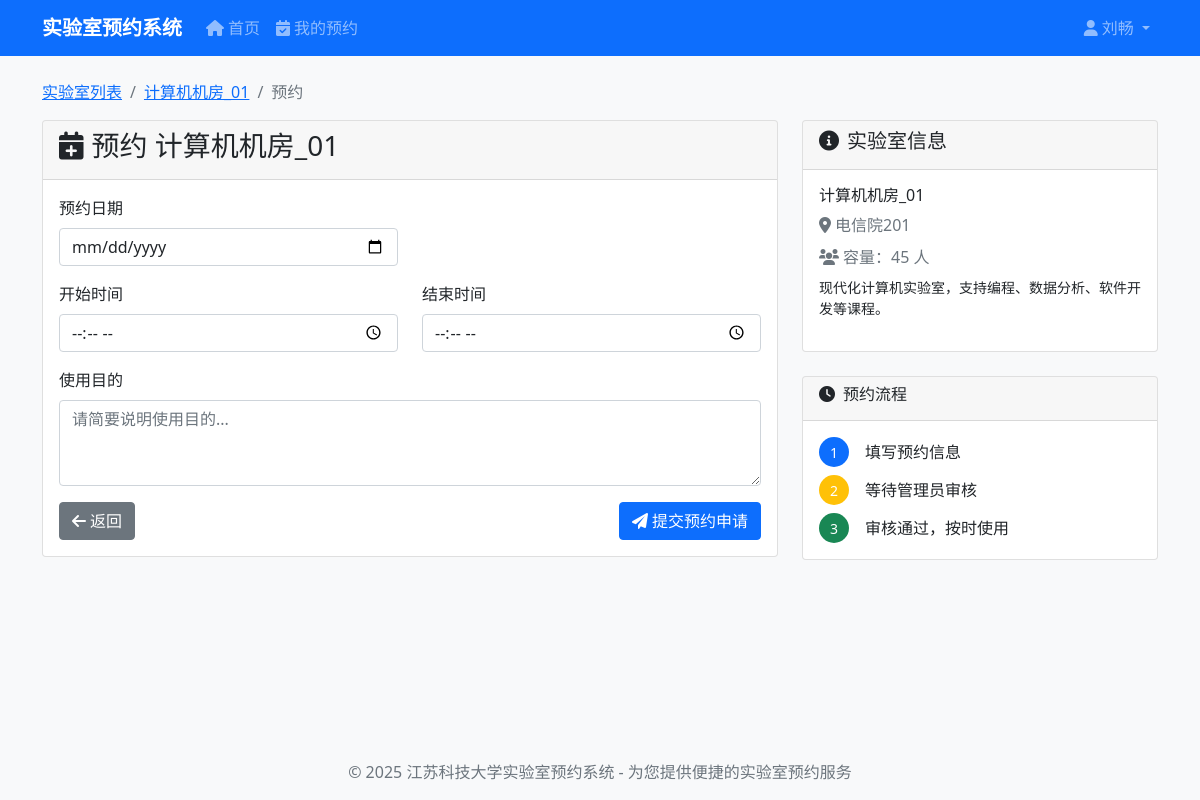
/reserve/3/ (signed in), run on the app's committed database.
### reservations/models.py (models this page shows, shortened)
class Laboratory(models.Model):
    CATEGORY_CHOICES = [
        ('physics', '物理'),
        ('chemistry', '化学'),
        ('biology', '生物'),
        ('computer', '计算机'),
        ('engineering', '工程'),
        ('mathematics', '数学'),
        ('electronics', '电子'),
        ('materials', '材料'),
        ('environmental', '环境'),
        ('medical', '医学'),
        ('other', '其他'),
    ]
    name = models.CharField(max_length=100, verbose_name="实验室名称")
    category = models.CharField(max_length=20, choices=CATEGORY_CHOICES, default='other', verbose_name="科目分类")
    location = models.CharField(max_length=200, verbose_name="位置")
    capacity = models.PositiveIntegerField(verbose_name="容量")
    equipment = models.TextField(verbose_name="设备描述", blank=True)
    description = models.TextField(verbose_name="实验室描述", blank=True)
    is_active = models.BooleanField(default=True, verbose_name="是否可用")
    created_at = models.DateTimeField(auto_now_add=True, verbose_name="创建时间")
    class Meta:
        verbose_name = "实验室"
        verbose_name_plural = "实验室"
        ordering = ['category', 'name']

### reservations/views.py (the view)
# urls.py: path('reserve/<int:lab_id>/', views.make_reservation, name='make_reservation'),
@login_required
def make_reservation(request, lab_id):
    laboratory = get_object_or_404(Laboratory, id=lab_id, is_active=True)
    if request.method == 'POST':
        form = ReservationForm(request.POST)
        if form.is_valid():
            reservation = form.save(commit=False)
            reservation.user = request.user
            reservation.laboratory = laboratory
            conflicts = Reservation.objects.filter(
                laboratory=laboratory,
                date=reservation.date,
                status__in=['pending', 'approved'],
                start_time__lt=reservation.end_time,
                end_time__gt=reservation.start_time
            )
            if conflicts.exists():
                messages.error(request, '该时间段已被预约，请选择其他时间。')
            else:
                reservation.save()
                messages.success(request, '预约申请已提交，等待管理员审核。')
                return redirect('reservations:my_reservations')
    else:
        form = ReservationForm()
    context = {
        'form': form,
        'laboratory': laboratory,
    }
    return render(request, 'reservations/make_reservation.html', context)

### reservations/forms.py (shortened to what this page needs)
class ReservationForm(forms.ModelForm):
    class Meta:
        model = Reservation
        fields = ['date', 'start_time', 'end_time', 'purpose']
        widgets = {
            'date': forms.DateInput(attrs={
                'type': 'date',
                'class': 'form-control',
                'min': '',  # 将在模板中设置为今天的日期
            }),
            'start_time': forms.TimeInput(attrs={
                'type': 'time',
                'class': 'form-control',
            }),
            'end_time': forms.TimeInput(attrs={
                'type': 'time',
                'class': 'form-control',
            }),
            'purpose': forms.Textarea(attrs={
                'class': 'form-control',
                'rows': 3,
                'placeholder': '请简要说明使用目的...',
            }),
        }
        labels = {
            'date': '预约日期',
            'start_time': '开始时间',
            'end_time': '结束时间',
            'purpose': '使用目的',
        }

### reservations/templates/reservations/make_reservation.html (shortened to what this page needs)
{% extends 'reservations/base.html' %}
{% block content %}
<div class="row">
    <div class="col-12">
        <nav aria-label="breadcrumb">
            <ol class="breadcrumb">
                <li class="breadcrumb-item"><a href="{% url 'reservations:laboratory_list' %}">实验室列表</a></li>
                <li class="breadcrumb-item"><a href="{% url 'reservations:laboratory_detail' laboratory.id %}">{{ laboratory.name }}</a></li>
                <li class="breadcrumb-item active">预约</li>
            </ol>
        </nav>
    </div>
</div>
<div class="row">
    <div class="col-lg-8">
        <div class="card">
            <div class="card-header">
                <h3><i class="fas fa-calendar-plus me-2"></i>预约 {{ laboratory.name }}</h3>
            </div>
            <div class="card-body">
                <form method="post" id="reservationForm">
                    <div class="row">
                        <div class="col-md-6 mb-3">
                            <label for="{{ form.date.id_for_label }}" class="form-label">{{ form.date.label }}</label>
                            {{ form.date }}
                        </div>
                    </div>
                    <div class="row">
                        <div class="col-md-6 mb-3">
                            <label for="{{ form.start_time.id_for_label }}" class="form-label">{{ form.start_time.label }}</label>
                            {{ form.start_time }}
                        </div>
                        <div class="col-md-6 mb-3">
                            <label for="{{ form.end_time.id_for_label }}" class="form-label">{{ form.end_time.label }}</label>
                            {{ form.end_time }}
                        </div>
                    </div>
                    <div class="mb-3">
                        <label for="{{ form.purpose.id_for_label }}" class="form-label">{{ form.purpose.label }}</label>
                        {{ form.purpose }}
                    </div>
                    <div class="d-flex justify-content-between">
                        <a href="{% url 'reservations:laboratory_detail' laboratory.id %}" class="btn btn-secondary">
                            <i class="fas fa-arrow-left me-1"></i>返回
                        </a>
                        <button type="submit" class="btn btn-primary" id="submitBtn">
                            <i class="fas fa-paper-plane me-1"></i>提交预约申请
                        </button>
                    </div>
                </form>
            </div>
        </div>
    </div>
    <div class="col-lg-4">
        <div class="card">
            <div class="card-header">
                <h5><i class="fas fa-info-circle me-2"></i>实验室信息</h5>
            </div>
            <div class="card-body">
                <h6>{{ laboratory.name }}</h6>
                <p class="text-muted mb-2">
                    <i class="fas fa-map-marker-alt me-1"></i>{{ laboratory.location }}
                </p>
                <p class="text-muted mb-2">
                    <i class="fas fa-users me-1"></i>容量：{{ laboratory.capacity }} 人
                </p>
                {% if laboratory.description %}
                    <p class="small">{{ laboratory.description|truncatewords:20 }}</p>
                {% endif %}
            </div>
        </div>
        <div class="card mt-4">
            <div class="card-header">
                <h6><i class="fas fa-clock me-2"></i>预约流程</h6>
            </div>
            <div class="card-body">
                <div class="d-flex align-items-center mb-2">
                    <div class="bg-primary text-white rounded-circle d-flex align-items-center justify-content-center me-3" style="width: 30px; height: 30px;">
                        <small>1</small>
                    </div>
                    <span>填写预约信息</span>
                </div>
                <div class="d-flex align-items-center mb-2">
                    <div class="bg-warning text-white rounded-circle d-flex align-items-center justify-content-center me-3" style="width: 30px; height: 30px;">
                        <small>2</small>
                    </div>
                    <span>等待管理员审核</span>
                </div>
                <div class="d-flex align-items-center">
                    <div class="bg-success text-white rounded-circle d-flex align-items-center justify-content-center me-3" style="width: 30px; height: 30px;">
                        <small>3</small>
                    </div>
                    <span>审核通过，按时使用</span>
                </div>
            </div>
        </div>
    </div>
</div>
{% endblock %}

### reservations/templates/reservations/base.html (shortened to what this page needs)
<!DOCTYPE html>
<html lang="zh-CN">
<head>
    <link href="https://cdn.jsdelivr.net/npm/bootstrap@5.1.3/dist/css/bootstrap.min.css" rel="stylesheet">
    <link href="https://cdnjs.cloudflare.com/ajax/libs/font-awesome/6.0.0/css/all.min.css" rel="stylesheet">
</head>
<body>
    <nav class="navbar navbar-expand-lg navbar-dark bg-primary">
        <div class="container">
            <a class="navbar-brand" href="{% url 'reservations:laboratory_list' %}">
                实验室预约系统
            </a>
            <div class="collapse navbar-collapse" id="navbarNav">
                <ul class="navbar-nav me-auto">
                    <li class="nav-item">
                        <a class="nav-link" href="{% url 'reservations:laboratory_list' %}">
                            <i class="fas fa-home me-1"></i>首页
                        </a>
                    </li>
                    {% if user.is_authenticated %}
                        <li class="nav-item">
                            <a class="nav-link" href="{% url 'reservations:my_reservations' %}">
                                <i class="fas fa-calendar-check me-1"></i>我的预约
                            </a>
                        </li>
                    {% endif %}
                </ul>
                <ul class="navbar-nav">
                    {% if user.is_authenticated %}
                        <li class="nav-item dropdown">
                            <a class="nav-link dropdown-toggle" href="#" id="navbarDropdown" role="button" data-bs-toggle="dropdown">
                                <i class="fas fa-user me-1"></i>{{ user.first_name|default:user.username }}
                            </a>
                        </li>
                    {% endif %}
                </ul>
            </div>
        </div>
    </nav>
    <main class="container my-4">
        {% block content %}{% endblock %}
    </main>
    <footer class="bg-light py-3 mt-5">
        <div class="container text-center">
            <p class="mb-0 text-muted">© 2025 江苏科技大学实验室预约系统 - 为您提供便捷的实验室预约服务</p>
        </div>
    </footer>
</body>
</html>

### reservations/templates/reservations/base.html (style rules this page uses)
.navbar-brand { font-weight: bold; }
footer { margin-top: auto; }
body { display: flex; flex-direction: column; min-height: 100vh; background-color: #f8f9fa; }
main { flex: 1; }

### data on the page
Laboratory: name "计算机机房_01", location "电信院201", capacity "45", description "现代化计算机实验室，支持编程、数据分析、软件开发等课程。"

### other printed values
{{ user.first_name|default:user.username }} "刘畅"
